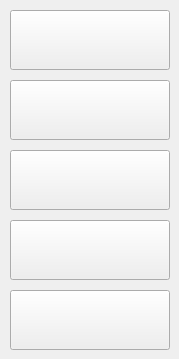
   <widget class="QWidget" name="tab_VixenGroup">
    <attribute name="title">
     <string>VixenGroup</string>
    </attribute>
    <widget class="QPushButton" name="Btn_Tushy">
     <property name="geometry">
      <rect>
       <x>10</x>
       <y>10</y>
       <width>160</width>
       <height>60</height>
      </rect>
     </property>
     <property name="font">
      <font>
       <pointsize>18</pointsize>
      </font>
     </property>
     <property name="whatsThis">
      <string>Tushy</string>
     </property>
     <property name="styleSheet">
      <string notr="true">background-image: url(:/gui/resource_collection_files/Logos/grafics/VixenGroup/Tushy/Tushy_160x60.png);

</string>
     </property>
     <property name="text">
      <string/>
     </property>
    </widget>
    <widget class="QPushButton" name="Btn_Blacked">
     <property name="geometry">
      <rect>
       <x>10</x>
       <y>80</y>
       <width>160</width>
       <height>60</height>
      </rect>
     </property>
     <property name="font">
      <font>
       <pointsize>18</pointsize>
      </font>
     </property>
     <property name="whatsThis">
      <string>Blacked</string>
     </property>
     <property name="styleSheet">
      <string notr="true">background-image: url(:/gui/resource_collection_files/Logos/grafics/VixenGroup/Blacked/Blacked_160x60.png);

</string>
     </property>
     <property name="text">
      <string/>
     </property>
    </widget>
    <widget class="QPushButton" name="Btn_BlackedRAW">
     <property name="geometry">
      <rect>
       <x>10</x>
       <y>150</y>
       <width>160</width>
       <height>60</height>
      </rect>
     </property>
     <property name="font">
      <font>
       <pointsize>18</pointsize>
      </font>
     </property>
     <property name="whatsThis">
      <string>Blackedraw</string>
     </property>
     <property name="styleSheet">
      <string notr="true">background-image: url(:/gui/resource_collection_files/Logos/grafics/VixenGroup/BlackedRAW/BlackedRAW_160x60.png);

</string>
     </property>
     <property name="text">
      <string/>
     </property>
    </widget>
    <widget class="QPushButton" name="Btn_TushyRAW">
     <property name="geometry">
      <rect>
       <x>10</x>
       <y>220</y>
       <width>160</width>
       <height>60</height>
      </rect>
     </property>
     <property name="font">
      <font>
       <pointsize>18</pointsize>
      </font>
     </property>
     <property name="whatsThis">
      <string>Tushyraw</string>
     </property>
     <property name="styleSheet">
      <string notr="true">background-image: url(:/gui/resource_collection_files/Logos/grafics/VixenGroup/TushyRAW/TushyRAW_160x60.png);

</string>
     </property>
     <property name="text">
      <string/>
     </property>
    </widget>
    <widget class="QPushButton" name="Btn_Vixen">
     <property name="geometry">
      <rect>
       <x>10</x>
       <y>290</y>
       <width>160</width>
       <height>60</height>
      </rect>
     </property>
     <property name="font">
      <font>
       <pointsize>18</pointsize>
      </font>
     </property>
     <property name="whatsThis">
      <string>Vixen</string>
     </property>
     <property name="styleSheet">
      <string notr="true">background-image: url(:/gui/resource_collection_files/Logos/grafics/VixenGroup/Vixen/Vixen_160x60.png);

</string>
     </property>
     <property name="text">
      <string/>
     </property>
    </widget>
   </widget>
